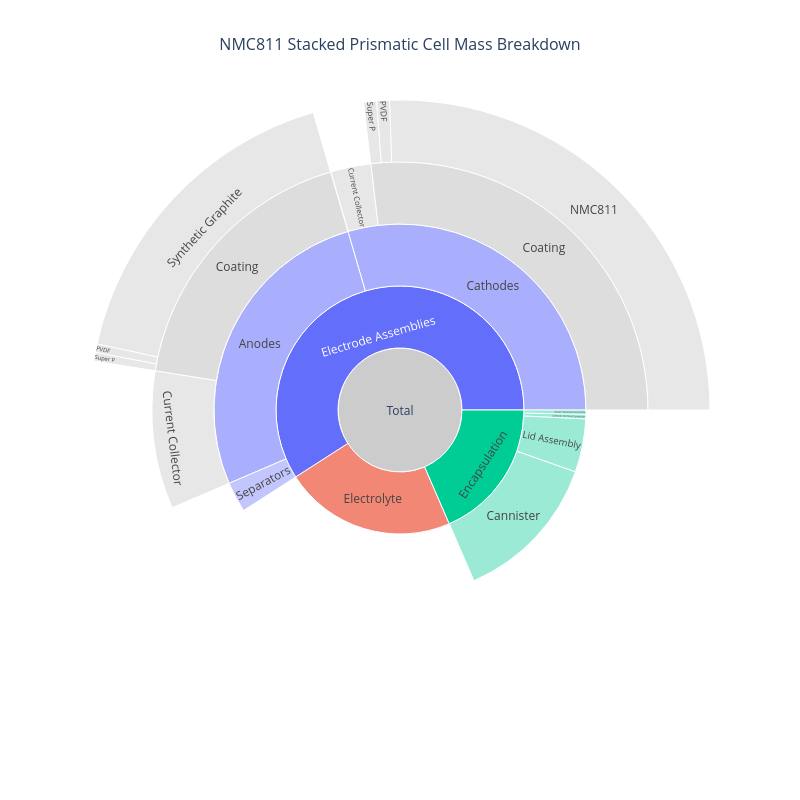

The notebook cell this image was saved under:
### Code cell
cell.plot_mass_breakdown(width=800, height=800)

### Figure 1 — Plotly figure (JSON) as saved in the notebook; plotly's stock layout.template omitted (floating-point values rounded to 4 significant figures)
{"data": [{"branchvalues": "total", "customdata": ["<b>Total</b><br>13899.43 g", "<b>Electrode Assemblies</b><br>8212.85 g<br>59.1% of total", "<b>Anodes</b><br>3743.48 g<br>26.9% of total", "<b>Coating</b><br>2496.22 g<br>18.0% of total", "<b>Synthetic Graphite</b><br>2371.40 g<br>17.1% of total", "<b>PVDF</b><br>62.41 g<br>0.4% of total", "<b>Super P</b><br>62.41 g<br>0.4% of total", "<b>Current Collector</b><br>1247.26 g<br>9.0% of total", "<b>Cathodes</b><br>4102.68 g<br>29.5% of total", "<b>Coating</b><br>3736.32 g<br>26.9% of total", "<b>NMC811</b><br>3549.50 g<br>25.5% of total", "<b>PVDF</b><br>93.41 g<br>0.7% of total", "<b>Super P</b><br>93.41 g<br>0.7% of total", "<b>Current Collector</b><br>364.26 g<br>2.6% of total", "<b>Electrical Insulation</b><br>2.10 g<br>0.0% of total", "<b>Separators</b><br>366.69 g<br>2.6% of total", "<b>Electrolyte</b><br>3115.87 g<br>22.4% of total", "<b>Encapsulation</b><br>2570.71 g<br>18.5% of total", "<b>Cathode Terminal Connector</b><br>52.75 g<br>0.4% of total", "<b>Anode Terminal Connector</b><br>52.75 g<br>0.4% of total", "<b>Lid Assembly</b><br>644.01 g<br>4.6% of total", "<b>Cannister</b><br>1821.20 g<br>13.1% of total"], "hovertemplate": "%{customdata}<extra></extra>", "ids": ["Total", "Electrode Assemblies", "Electrode Assemblies/Anodes", "Electrode Assemblies/Anodes/Coating", "Electrode Assemblies/Anodes/Coating/Synthetic Graphite", "Electrode Assemblies/Anodes/Coating/PVDF", "Electrode Assemblies/Anodes/Coating/Super P", "Electrode Assemblies/Anodes/Current Collector", "Electrode Assemblies/Cathodes", "Electrode Assemblies/Cathodes/Coating", "Electrode Assemblies/Cathodes/Coating/NMC811", "Electrode Assemblies/Cathodes/Coating/PVDF", "Electrode Assemblies/Cathodes/Coating/Super P", "Electrode Assemblies/Cathodes/Current Collector", "Electrode Assemblies/Cathodes/Electrical Insulation", "Electrode Assemblies/Separators", "Electrolyte", "Encapsulation", "Encapsulation/Cathode Terminal Connector", "Encapsulation/Anode Terminal Connector", "Encapsulation/Lid Assembly", "Encapsulation/Cannister"], "labels": ["Total", "Electrode Assemblies", "Anodes", "Coating", "Synthetic Graphite", "PVDF", "Super P", "Current Collector", "Cathodes", "Coating", "NMC811", "PVDF", "Super P", "Current Collector", "Electrical Insulation", "Separators", "Electrolyte", "Encapsulation", "Cathode Terminal Connector", "Anode Terminal Connector", "Lid Assembly", "Cannister"], "marker": {"colors": ["#CCCCCC", "#636EFA", "#a9affc", "#DDDDDD", "#DDDDDD", "#DDDDDD", "#DDDDDD", "#DDDDDD", "#a9affc", "#DDDDDD", "#DDDDDD", "#DDDDDD", "#DDDDDD", "#DDDDDD", "#DDDDDD", "#a9affc", "#EF553B", "#00CC96", "#72e2c5", "#72e2c5", "#72e2c5", "#72e2c5"]}, "parents": ["", "Total", "Electrode Assemblies", "Electrode Assemblies/Anodes", "Electrode Assemblies/Anodes/Coating", "Electrode Assemblies/Anodes/Coating", "Electrode Assemblies/Anodes/Coating", "Electrode Assemblies/Anodes", "Electrode Assemblies", "Electrode Assemblies/Cathodes", "Electrode Assemblies/Cathodes/Coating", "Electrode Assemblies/Cathodes/Coating", "Electrode Assemblies/Cathodes/Coating", "Electrode Assemblies/Cathodes", "Electrode Assemblies/Cathodes", "Electrode Assemblies", "Total", "Total", "Encapsulation", "Encapsulation", "Encapsulation", "Encapsulation"], "type": "sunburst", "values": [13900.0, 8213.0, 3743.0, 2496.0, 2371.0, 62.41, 62.41, 1247.0, 4103.0, 3736.0, 3550.0, 93.41, 93.41, 364.3, 2.1, 366.7, 3116.0, 2571.0, 52.75, 52.75, 644.0, 1821.0]}], "layout": {"font": {"size": 12}, "height": 800, "title": {"font": {"size": 16}, "text": "NMC811 Stacked Prismatic Cell Mass Breakdown", "x": 0.5}, "width": 800}}
